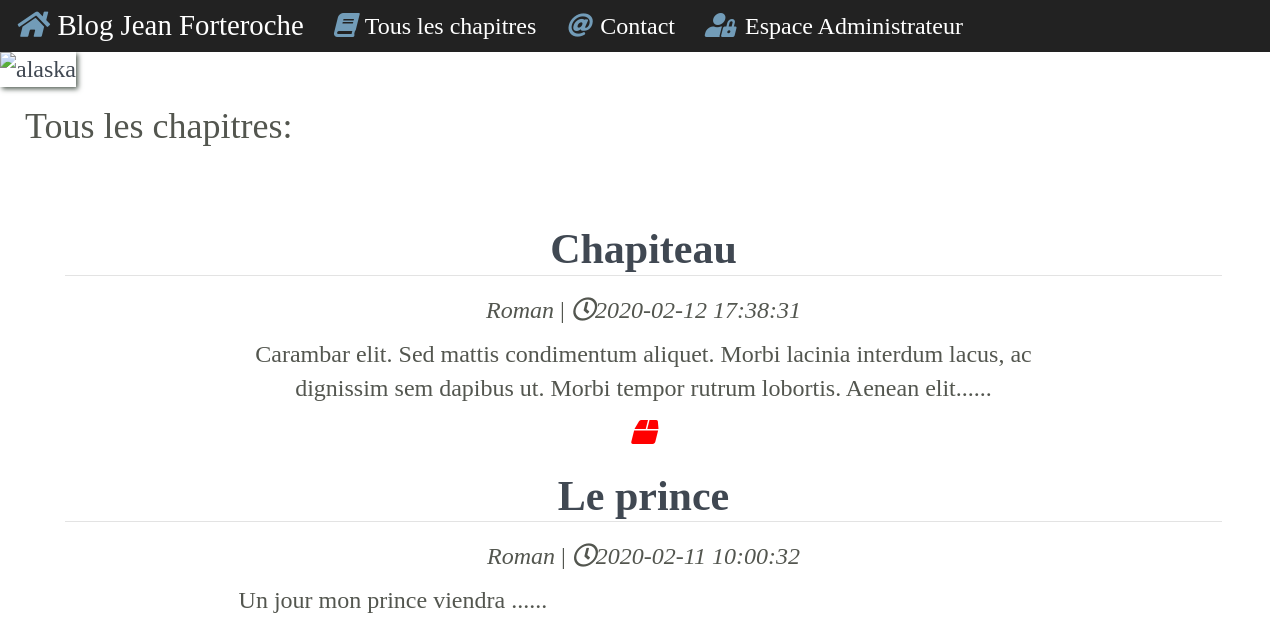
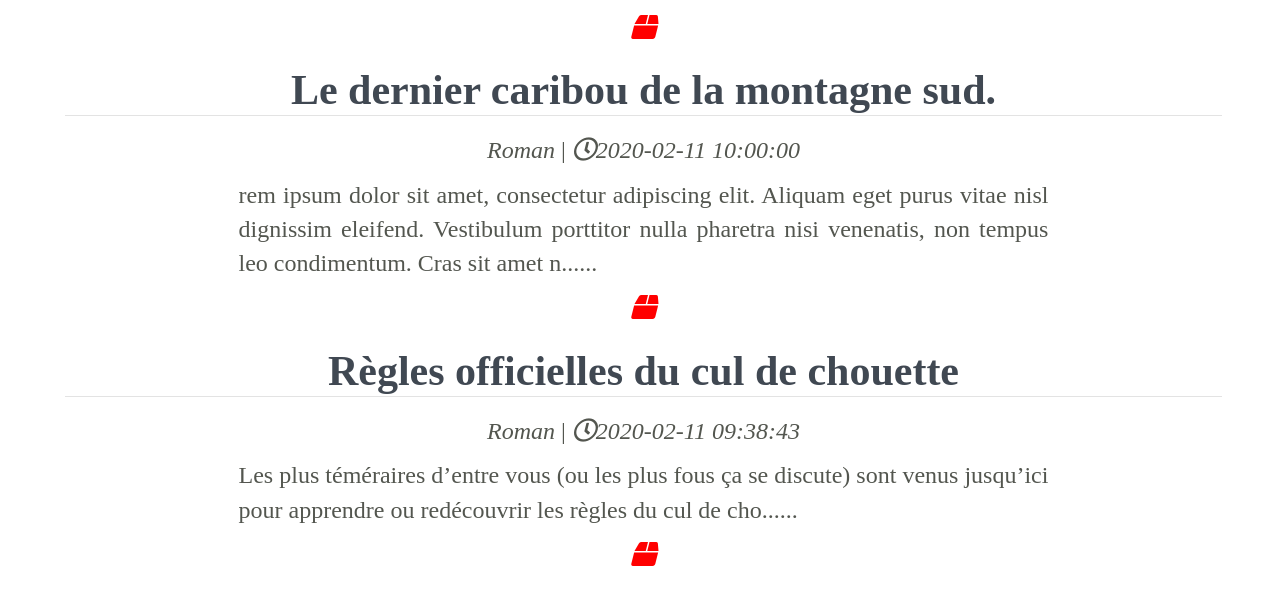
/chapitres, run on an earlier commit of the app's database (2 pictures, top to bottom).
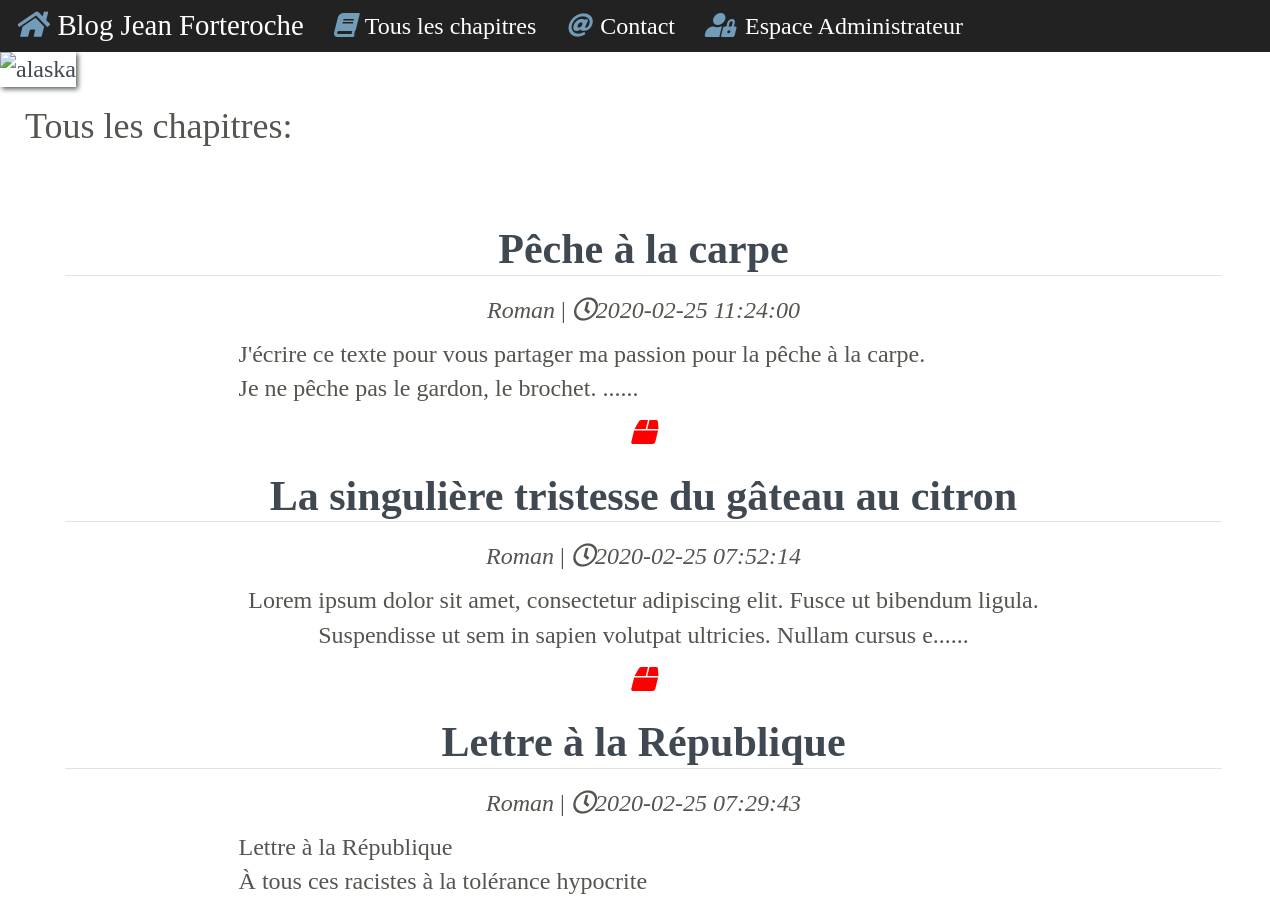
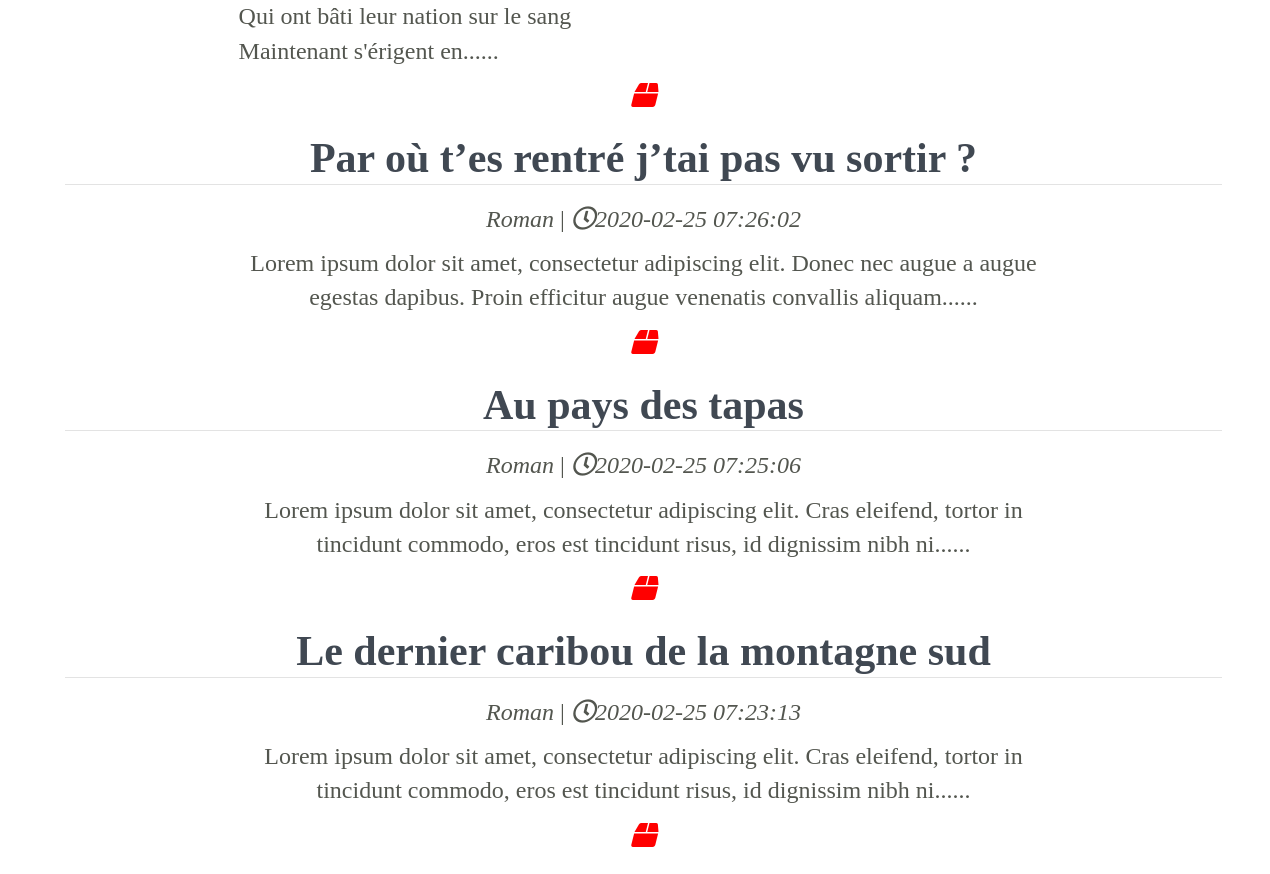
And on a later commit of the database (2 pictures, top to bottom).
### tables this page shows
CREATE TABLE IF NOT EXISTS `chapters` (
  `id` int(11) NOT NULL AUTO_INCREMENT,
  `title` varchar(255) NOT NULL,
  `content` text NOT NULL,
  `created_date` datetime NOT NULL,
  PRIMARY KEY (`id`)
);

### controller/frontend.php (called while the page is built, shortened)
<?php
require_once('model/ChapterManager.php');
function displayChapters() {
  $postManager = new ChapterManager();
  $req = $postManager->getChapters();
  $data = $postManager->getChapters();
  require('view/frontend/chaptersView.php');
}

### index.php (called while the page is built, shortened)
<?php
require('controller/frontend.php');
$router = new Router;
$router->init();

### model/ChapterManager.php (called while the page is built, shortened)
<?php
class ChapterManager extends Manager {
  public function getChapters() {
    $db = $this->dbConnect();
    $req = $db->query('SELECT `id`, `title`, `content`, `created_date` FROM chapters ORDER BY created_date DESC');
    return $req;
  }
}

### view/frontend/chaptersView.php (the view, shortened to what this page needs)
<h1 class="title-chapters">Tous les chapitres:</h1>
    <div class="content">
        <div class="indexChapters">
                    <?php
                        while ($donnees = $req->fetch())
                        {
                          $id = $donnees['id'];
                      ?>
                    <h1 class="title"><a href="index.php?action=chapitre&id=<?= $id ?>"><?= $donnees['title']; ?></a></h1>
                    <p class="info"><em>Roman</em> | <em><i class="far fa-clock"></i><?= $donnees['created_date']; ?> </em></p>
                    <div class="extrait"><p style="text-align: justify;"><?= substr(html_entity_decode($donnees['content']), 0,200); ?>......</p>
                    </div>
                    <i class="fas fa-box"></i>
                        <?php
                        }
                        ?>
        </div>
    </div>
<?php require('template.php'); ?>

What changed in the data, as far as the page shows it:
removed chapters: title "Chapiteau", created_date "2020-02-12 17:38:31", content "Carambar elit. Sed mattis condimentum aliquet. Morbi lacinia interdum lacus, ac dignissim sem dapibus ut. Morbi tempor rutrum lobortis. Aenean elit"
removed chapters: title "Le prince", created_date "2020-02-11 10:00:32", content "Un jour mon prince viendra ......"
removed chapters: title "Le dernier caribou de la montagne sud.", created_date "2020-02-11 10:00:00", content "rem ipsum dolor sit amet, consectetur adipiscing elit. Aliquam eget purus vitae nisl dignissim eleifend. Vestibulum porttitor nulla pharetra nisi venenatis, non tempus leo condimentum. Cras sit amet n"
removed chapters: title "Règles officielles du cul de chouette", created_date "2020-02-11 09:38:43", content "Les plus téméraires d’entre vous (ou les plus fous ça se discute) sont venus jusqu’ici pour apprendre ou redécouvrir les règles du cul de cho"
added chapters: title "Pêche à la carpe", created_date "2020-02-25 11:24:00", content "J'écrire ce texte pour vous partager ma passion pour la pêche à la carpe. Je ne pêche pas le gardon, le brochet. ......"
added chapters: title "La singulière tristesse du gâteau au citron", created_date "2020-02-25 07:52:14", content "Lorem ipsum dolor sit amet, consectetur adipiscing elit. Fusce ut bibendum ligula. Suspendisse ut sem in sapien volutpat ultricies. Nullam cursus e"
added chapters: title "Lettre à la République", created_date "2020-02-25 07:29:43", content "Lettre à la République À tous ces racistes à la tolérance hypocrite Qui ont bâti leur nation sur le sang Maintenant s'érigent en"
added chapters: title "Par où t’es rentré j’tai pas vu sortir ?", created_date "2020-02-25 07:26:02", content "Lorem ipsum dolor sit amet, consectetur adipiscing elit. Donec nec augue a augue egestas dapibus. Proin efficitur augue venenatis convallis aliquam"
added chapters: title "Au pays des tapas", created_date "2020-02-25 07:25:06", content "Lorem ipsum dolor sit amet, consectetur adipiscing elit. Cras eleifend, tortor in tincidunt commodo, eros est tincidunt risus, id dignissim nibh ni"
added chapters: title "Le dernier caribou de la montagne sud", created_date "2020-02-25 07:23:13", content "Lorem ipsum dolor sit amet, consectetur adipiscing elit. Cras eleifend, tortor in tincidunt commodo, eros est tincidunt risus, id dignissim nibh ni"
